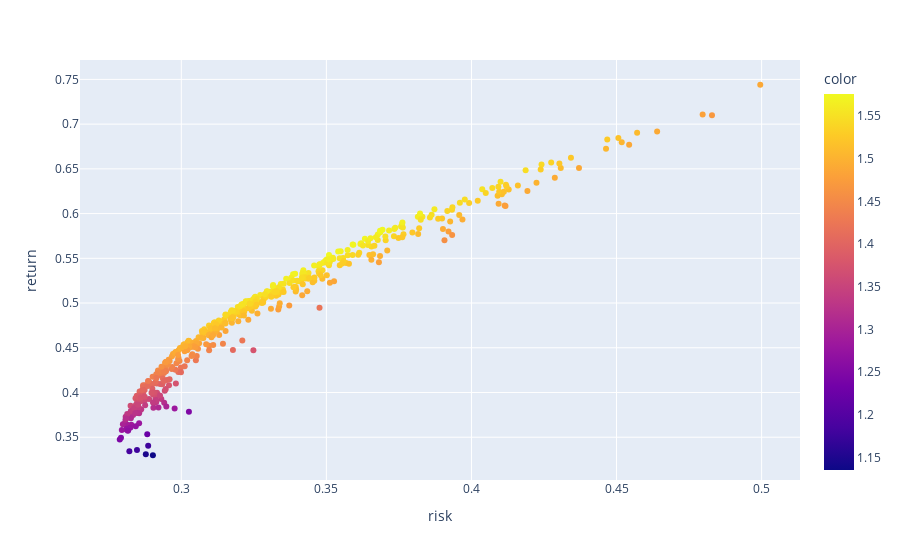

Notebook code cell kept with this figure:
### Code cell
px.scatter(data_nueva, x='risk', y='return', color=p_sharpe)

### Figure 1 — Plotly figure (JSON) as saved in the notebook; plotly's stock layout.template omitted (floating-point values rounded to 4 significant figures; data arrays with more than 128 entries replaced by an {"elided": "..."} marker saying what was removed)
{"data": [{"hovertemplate": "risk=%{x}<br>return=%{y}<br>color=%{marker.color}<extra></extra>", "legendgroup": "", "marker": {"color": {"elided": "500 float values"}, "coloraxis": "coloraxis", "symbol": "circle"}, "mode": "markers", "name": "", "orientation": "v", "showlegend": false, "type": "scatter", "x": {"elided": "500 float values"}, "xaxis": "x", "y": {"elided": "500 float values"}, "yaxis": "y"}], "layout": {"coloraxis": {"colorbar": {"title": {"text": "color"}}, "colorscale": [[0, "#0d0887"], [0.1111, "#46039f"], [0.2222, "#7201a8"], [0.3333, "#9c179e"], [0.4444, "#bd3786"], [0.5556, "#d8576b"], [0.6667, "#ed7953"], [0.7778, "#fb9f3a"], [0.8889, "#fdca26"], [1, "#f0f921"]]}, "legend": {"tracegroupgap": 0}, "margin": {"t": 60}, "xaxis": {"anchor": "y", "domain": [0, 1], "title": {"text": "risk"}}, "yaxis": {"anchor": "x", "domain": [0, 1], "title": {"text": "return"}}}}
